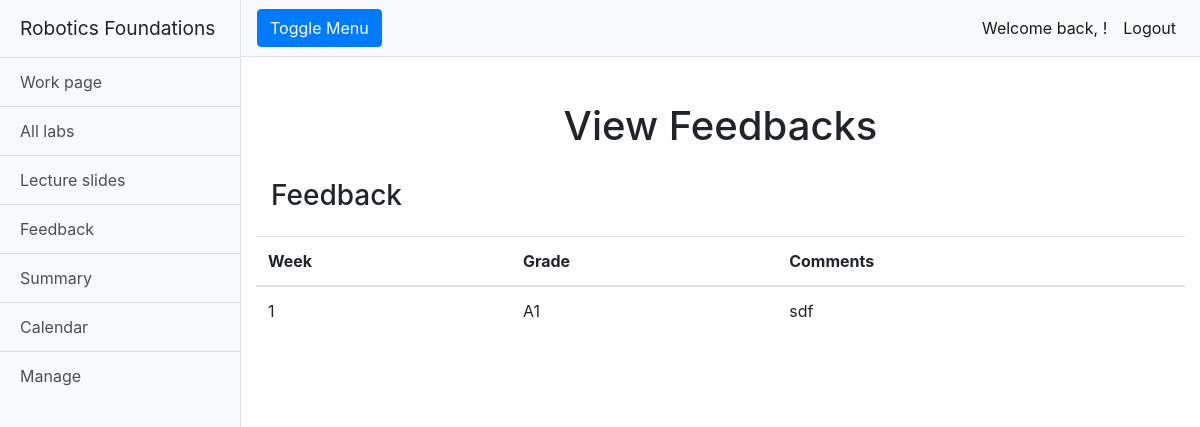
/rfwa/feedback/ (signed in), run on an earlier commit of the app's database.
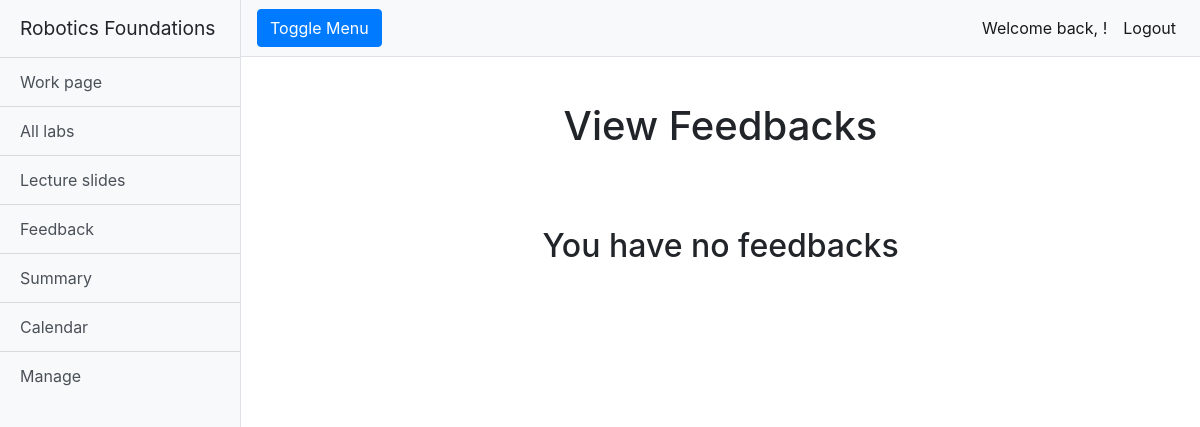
And on a later commit of the database.
### rfwa/models.py (models this page shows, shortened)
class Feedback(models.Model):
    assignedStudent_username = models.CharField(max_length=128)
    week_number = models.CharField(max_length=128)
    grade = models.TextField(max_length=2048)
    comments = models.TextField(max_length=2048)
    slug = models.SlugField(primary_key=True, blank=True)

### rfwa/views.py (the view)
# urls.py: path('feedback/', views.feedback, name='feedback'),
@login_required
def feedback(request):
    user = User.objects.get(username=request.user.username)
    try:
        feedbacks = Feedback.objects.filter(assignedStudent_username=user)
    except Feedback.DoesNotExist:
        feedback = None
    except ValueError:
        feedback = None
    context_dict = {'current_user': user, 'feedbacks': feedbacks}
    return render(request, 'rfwa/feedback.html', context_dict)

### templates/rfwa/feedback.html (shortened to what this page needs)
{% extends "rfwa/base.html" %}
{% load static %}
{% block extra_head %}
<link href="{% static 'css/feedback.css' %}" rel="stylesheet">
{% endblock %}
{% block body_block %}
<div class="container-fluid">
  <div class="row">
    <h1 class="col-12 text-center mt-4">View Feedbacks</h1>
  </div>
  {% if feedbacks %}
  <div class="table-group">
    <div class="title-group">
      <h1 class="col-12 text-left table-header">Feedback
      </h1>
    </div>
    <table class="table table-hover">
      <thead>
        <tr>
          <th scope="col">Week</th>
          <th scope="col">Grade</th>
          <th scope="col">Comments</th>
        </tr>
      </thead>
      {% for feedback in feedbacks %}
      <tbody>
        <tr>
          <td>{{feedback.week_number}}</td>
          <td>{{feedback.grade}}</td>
          <td>{{feedback.comments}}</td>
        </tr>
      </tbody>
      {% endfor %}
      {% else %}
      <h2 class="text-center mt-5">You have no feedbacks</h2>
    {% endif %}
  </div>
</div>
{% endblock %}

What changed in the data, as far as the page shows it:
removed Feedback: week_number "1", grade "A1", comments "sdf"
Also different on the page:
text no longer shown: "Feedback Week Grade Comments"
text now shown: "You have no feedbacks"
